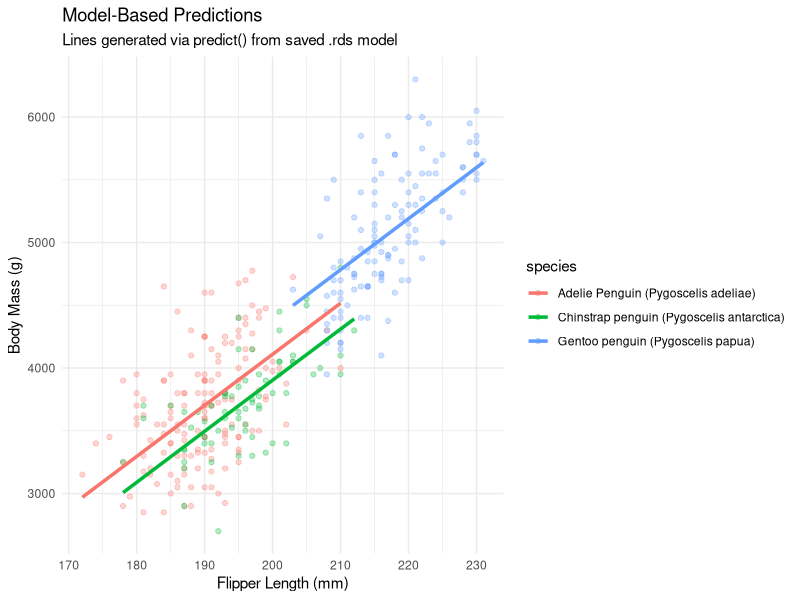

This figure's R source:
# The Artist script
#
# communicate the results
# separate Art from Science

library(tidyverse)

# load results
penguins_clean <- read_csv("data/processed_for_analysis.csv")
model_pred <- read_csv("outputs/model_predictions.csv")


# create plot
penguins_plot <- ggplot() +
  # Raw Data Points
  geom_point(data = penguins_clean, 
             aes(x = flipper_length_mm, y = body_mass_g, color = species), 
             alpha = 0.3) +
  # Model Prediction Lines
  geom_line(data = model_pred, 
            aes(x = flipper_length_mm, y = predicted_mass, color = species), 
            linewidth = 1.2) +
  labs(title = "Model-Based Predictions",
       subtitle = "Lines generated via predict() from saved .rds model",
       x = "Flipper Length (mm)",
       y = "Body Mass (g)") +
  # scale_color_brewer(palette = "Set2") +
  theme_minimal()


# save plot
ggsave(filename = "outputs/model_plot.png", plot = penguins_plot, 
       dpi = 300, width = 8, height = 6)
